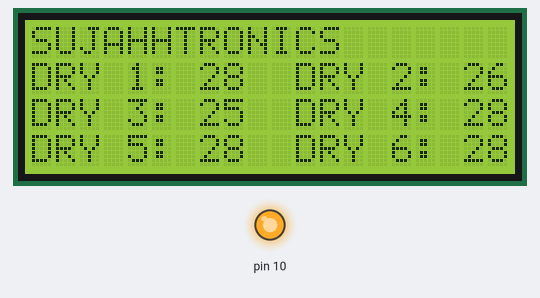
This sketch was run on a simulated Arduino Uno, built with avr-gcc and run on an emulated ATmega328P. Parts: 20×4 character LCD, output pins drawn as LEDs (lit = HIGH). EEPROM starts erased; pins used as bus, display or sensor lines are not drawn.

Above: at 0.4 s.

The sketch:

SeenuDryer.ino
```cpp
#include <LiquidCrystal_I2C.h>
#include <SPI.h>
#include "LcdKeypad.h"
#include "MenuManager.h"
// #include "MenuData.h"
#include "Config.h"

#define SENSOR1 2
#define SENSOR2 3
#define SENSOR3 4
#define SENSOR4 5
#define SENSOR5 6
#define SENSOR6 7

#define RELAY1 9
#define RELAY2 10
#define RELAY3 11
#define RELAY4 9
#define RELAY5 9
#define RELAY6 9

LiquidCrystal_I2C lcd(0x27, 20, 4);
MenuManager Menu1;
Config config;

char strbuf[LCD_COLS + 1];
char intbuf[8];

enum AppModeValues
{
    APP_NORMAL_MODE,
    APP_MENU_MODE,
    APP_PROCESS_MENU_CMD,
    APP_CHANT_MODE,
};
byte appMode = APP_NORMAL_MODE;

void refreshMenuDisplay(byte refreshMode);
byte getNavAction();
byte processMenuCommand(byte cmdId);

double readCelsius(uint8_t cs) {
    uint16_t v;

    digitalWrite(cs, LOW);
    v = SPI.transfer(0x00);
    v <<= 8;
    v |= SPI.transfer(0x00);
    digitalWrite(cs, HIGH);

    if (v & 0x4) {
        // uh oh, no thermocouple attached!
        return NAN;
    }

    v >>= 3;

    return v*0.25;
}

void setup()
{
    SPI.begin();
	pinMode(SENSOR1, OUTPUT);
    pinMode(SENSOR2, OUTPUT);
    pinMode(SENSOR3, OUTPUT);
    pinMode(SENSOR4, OUTPUT);
    pinMode(SENSOR5, OUTPUT);
    pinMode(SENSOR6, OUTPUT);
    digitalWrite(SENSOR1, HIGH);
    digitalWrite(SENSOR2, HIGH);
    digitalWrite(SENSOR3, HIGH);
    digitalWrite(SENSOR4, HIGH);
    digitalWrite(SENSOR5, HIGH);
    digitalWrite(SENSOR6, HIGH);
    lcd.init();
    lcd.backlight();
    lcd.setCursor(5, 0);
    lcd.print(F("WELCOME"));
    delay(100);
    lcd.clear();
    config.load();
}

void loop()
{

    switch (appMode)
    {
    case APP_NORMAL_MODE:
        lcd.setCursor(0,0);
        lcd.print("SUJAHHTRONICS");
        lcd.setCursor(0,1);
        lcd.print(fmt(strbuf, 2,"DRY 1: ",  inttostr(intbuf, config.Sensor1_Value)));
        lcd.setCursor(11,1);
        lcd.print(fmt(strbuf, 2,"DRY 2: ",  inttostr(intbuf, config.Sensor2_Value)));
        lcd.setCursor(0,2);
        lcd.print(fmt(strbuf, 2,"DRY 3: ",  inttostr(intbuf, config.Sensor3_Value)));
        lcd.setCursor(11,2);
        lcd.print(fmt(strbuf, 2,"DRY 4: ",  inttostr(intbuf, config.Sensor4_Value)));
        lcd.setCursor(0,3);
        lcd.print(fmt(strbuf, 2,"DRY 5: ",  inttostr(intbuf, config.Sensor5_Value)));
        lcd.setCursor(11,3);
        lcd.print(fmt(strbuf, 2,"DRY 6: ",  inttostr(intbuf, config.Sensor6_Value)));
        break;

    default:
        break;
    }


}
```

MenuData.h
```cpp
#ifndef _sampleMenu_
#define _sampleMenu_
#include "MenuManager.h"
#include <avr/pgmspace.h>

/*

Generated using LCD Menu Builder at https://lcd-menu-bulder.cohesivecomputing.co.uk/
For more information, visit https://www.cohesivecomputing.co.uk/hackatronics/arduino-lcd-menu-library/

All our hackatronics projects are free for personal use. If you find them helpful or useful, please consider
making a small donation to our hackatronics fund using the donate buttons on our web pages. Thank you.

*/

enum sampleMenuCommandId
{
  mnuCmdBack = 0,

};

PROGMEM const char sampleMenu_back[] = "BACK";
PROGMEM const char sampleMenu_exit[] = "EXIT";

// PROGMEM const char sampleMenu_2_6_1[] = "SELECT TIME";
// PROGMEM const char sampleMenu_2_6_2[] = "PLAY";
// PROGMEM const MenuItem sampleMenu_List_2_6[] = {{mnuCmdselectTime, sampleMenu_2_6_1},
//                                                 {mnuCmdPlay, sampleMenu_2_6_2},
//                                                 {mnuCmdBack, sampleMenu_back}};

// PROGMEM const char sampleMenu_2_7_1[] = "MOR SONG 1 TIME";
// PROGMEM const char sampleMenu_2_7_2[] = "MOR SONG 1 No.";
// PROGMEM const char sampleMenu_2_7_3[] = "EVE SONG 1 TIME";
// PROGMEM const char sampleMenu_2_7_4[] = "EVE SONG 1 No.";
// PROGMEM const char sampleMenu_2_7_5[] = "MOR SONG 2 TIME";
// PROGMEM const char sampleMenu_2_7_6[] = "EVE SONG 2 TIME";
// PROGMEM const char sampleMenu_2_7_7[] = "SONG COUNT";
// PROGMEM const MenuItem sampleMenu_List_2_7[] = {{mnuCmdMorSong1Time, sampleMenu_2_7_1},
//                                                 {mnuCmdMorSongNo, sampleMenu_2_7_2},
//                                                 {mnuCmdEveSong1Time, sampleMenu_2_7_3},
//                                                 {mnuCmdEveSongNo, sampleMenu_2_7_4},
//                                                 {mnuCmdMorSong2Time, sampleMenu_2_7_5},
//                                                 {mnuCmdEveSong2Time,sampleMenu_2_7_6},
//                                                 {mnuCmdSongCount, sampleMenu_2_7_7},
//                                                 {mnuCmdBack, sampleMenu_back}};

// PROGMEM const char sampleMenu_1_1[] = "SET DATE";
// PROGMEM const char sampleMenu_1_2[] = "SET TIME";
// PROGMEM const MenuItem sampleMenu_List_1[] = {{mnuCmdSetDate, sampleMenu_1_1},
//                                               {mnuCmdSetTime, sampleMenu_1_2},
//                                               {mnuCmdBack, sampleMenu_back}};


// PROGMEM const char sampleMenu_2_1[] = "START TIME";
// PROGMEM const char sampleMenu_2_2[] = "END TIME";
// PROGMEM const char sampleMenu_2_3[] = "SLOGAM COUNT";
// PROGMEM const char sampleMenu_2_4[] = "BACKLIGHT DUR";
// PROGMEM const char sampleMenu_2_5[] = "VOLUME";
// PROGMEM const char sampleMenu_2_6[] = "PLAY DEMO";
// PROGMEM const char sampleMenu_2_7[] = "SONG SETTING";
// PROGMEM const MenuItem sampleMenu_List_2[] = {{mnuCmdStartTime, sampleMenu_2_1},
//                                               {mnuCmdEndTime, sampleMenu_2_2},
//                                               {mnuCmdSlogamCount, sampleMenu_2_3},
//                                               {mnuCmdBakLitDur, sampleMenu_2_4},
//                                               {mnuCmdVolume, sampleMenu_2_5},
//                                               {mnuCmdPlayDemo, sampleMenu_2_6, sampleMenu_List_2_6, menuCount(sampleMenu_List_2_6)},
//                                               {mnuCmdSongSetting, sampleMenu_2_7, sampleMenu_List_2_7, menuCount(sampleMenu_List_2_7)},
//                                               {mnuCmdBack, sampleMenu_back}};

// PROGMEM const char sampleMenu_3_1[] = "LIGHT ON TIME";
// PROGMEM const char sampleMenu_3_2[] = "LIGHT OFF TIME";
// PROGMEM const MenuItem sampleMenu_List_3[] = {{mnuCmdLt1OnTime, sampleMenu_3_1},
//                                               {mnuCmdLt1OffTime, sampleMenu_3_2},
//                                               {mnuCmdBack, sampleMenu_back}};

// PROGMEM const char sampleMenu_4_1[] = "PLYR MOR ON TIM";
// PROGMEM const char sampleMenu_4_2[] = "PLYR MOR DUR";
// PROGMEM const char sampleMenu_4_3[] = "PLYR EVE ON TIM";
// PROGMEM const char sampleMenu_4_4[] = "PLYR EVE DUR";
// PROGMEM const MenuItem sampleMenu_List_4[] = {{mnuCmdPlrMorOnTime, sampleMenu_4_1},
//                                               {mnuCmdPlrMorDur, sampleMenu_4_2},
//                                               {mnuCmdPlrEveOnTime, sampleMenu_4_3},
//                                               {mnuCmdPlrEveDur, sampleMenu_4_4},
//                                               {mnuCmdBack, sampleMenu_back}};

// PROGMEM const MenuItem sampleMenu_List_5[] = {{mnuCmdStartTime, sampleMenu_2_1},
//                                               {mnuCmdEndTime, sampleMenu_2_2},
//                                               {mnuCmdPlayDemo, sampleMenu_2_6, sampleMenu_List_2_6, menuCount(sampleMenu_List_2_6)},
//                                               {mnuCmdBack, sampleMenu_back}};

// PROGMEM const char sampleMenu_1[] = "SET DATE TIME";
// PROGMEM const char sampleMenu_2[] = "BELL SETTING";
// PROGMEM const char sampleMenu_3[] = "LIGHTS SETTING";
// PROGMEM const char sampleMenu_4[] = "PLAYER SETTING";
// PROGMEM const char sampleMenu_5[] = "CLOCK SETTING";
// PROGMEM const char sampleMenu_6[] = "RESET SETTING";
// PROGMEM const MenuItem serviceMenu_Root[] = {{mnuCmdSetDateTime, sampleMenu_1, sampleMenu_List_1, menuCount(sampleMenu_List_1)},
//                                             {mnuCmdBellSet, sampleMenu_2, sampleMenu_List_2, menuCount(sampleMenu_List_2)},
//                                             {mnuCmdLightSet, sampleMenu_3, sampleMenu_List_3, menuCount(sampleMenu_List_3)},
//                                             {mnuCmdPlayerSet, sampleMenu_4, sampleMenu_List_4, menuCount(sampleMenu_List_4)},
//                                             {mnuCmdReset, sampleMenu_6},
//                                             {mnuCmdBack, sampleMenu_exit}};

// PROGMEM const MenuItem normalMenu_Root[] = {{mnuCmdLightSet, sampleMenu_3, sampleMenu_List_3, menuCount(sampleMenu_List_3)},
//                                             {mnuCmdPlayerSet, sampleMenu_4, sampleMenu_List_4, menuCount(sampleMenu_List_4)},
//                                             {mnuCmdSetDateTime, sampleMenu_1, sampleMenu_List_1, menuCount(sampleMenu_List_1)},
//                                             {mnuCmdClockSet, sampleMenu_5, sampleMenu_List_5, menuCount(sampleMenu_List_5)},
//                                             {mnuCmdBack, sampleMenu_exit}};

/*
case mnuCmdSetDate :
	break;
case mnuCmdSetMonth :
	break;
case mnuCmdSetYear :
	break;
case mnuCmdSetHour :
	break;
case mnuCmdSetMin :
	break;
case mnuCmdStartTime :
	break;
case mnuCmdEndTime :
	break;
case mnuCmdSongCount :
	break;
case mnuCmdBakLitDur :
	break;
case mnuCmdVolume :
	break;
case mnuCmdselectTime :
	break;
case mnuCmdPlay :
	break;
*/

/*
<?xml version="1.0"?>
<RootMenu xmlns:xsi="http://www.w3.org/2001/XMLSchema-instance"
  xmlns:xsd="http://www.w3.org/2001/XMLSchema">
  <Config IdPrefix="mnuCmd" VarPrefix="sampleMenu" UseNumbering="true" IncludeNumberHierarchy="false" MaxNameLen="15" MenuBackFirstItem="false" BackText="Back" ExitText="Exit" AvrProgMem="true"/>
  <MenuItems>
    <Item Id="SetDateTime" Name="SET DATE TIME">
      <MenuItems>
        <Item Id="SetDate" Name="SET DATE"/>
        <Item Id="SetMonth" Name="SET MONTH"/>
        <Item Id="SetYear" Name="SET YEAR"/>
        <Item Id="SetHour" Name="SET HRS(0-24)"/>
        <Item Id="SetMin" Name="SET MINS"/>
      </MenuItems>
    </Item>
    <Item Id="BellSet" Name="BELL SETTING">
      <MenuItems>
        <Item Id="StartTime" Name="START TIME"/>
        <Item Id="EndTime" Name="END TIME"/>
        <Item Id="SongCount" Name="SONG COUNT"/>
        <Item Id="BakLitDur" Name="BACKLIGHT DUR"/>
        <Item Id="Volume" Name="VOLUME"/>
        <Item Id="PlayDemo" Name="PLAY DEMO">
          <MenuItems>
            <Item Id="selectTime" Name="SELECT TIME"/>
            <Item Id="Play" Name="PLAY"/>
          </MenuItems>
        </Item>
      </MenuItems>
    </Item>
  </MenuItems>
</RootMenu>

*/
#endif
```

MenuManager.cpp
```cpp
#include "MenuManager.h"
#include <avr/pgmspace.h>

void MenuManager::attach(const MenuItem *root, unsigned char itemCount)
{
  menuRoot = root;
  rootMenuItemCount = itemCount;

  currentMenu = menuRoot;
  currentMenuItemCount = rootMenuItemCount;
  currentMenuItemIndexPos = 0;
  menuStackCount = 0;
}

// ---------------------------------------------------
void MenuManager::reset()
{
  currentMenu = menuRoot;
  currentMenuItemCount = rootMenuItemCount;
  currentMenuItemIndexPos = 0;
  menuStackCount = 0;
}

// ---------------------------------------------------
char *MenuManager::getParentItemName(char *buf)
{
  *buf = 0;

  MenuStackItem *msi = peekMenuItemOnStack();

  if (msi != 0)
  {
    strcpy_P(buf, (char *)pgm_read_word(&(msi->menu[msi->itemIndexPos].name)));
  }
  return buf;
}

// ---------------------------------------------------
char *MenuManager::getItemName(char *buf, unsigned char idx)
{
  return strcpy_P(buf, (char *)pgm_read_word(&(currentMenu[idx].name)));
}

// ---------------------------------------------------
unsigned char MenuManager::itemHasChildren(unsigned char idx)
{
  return pgm_read_byte(&(currentMenu[idx].childItemCount)) > 0;
}

// ---------------------------------------------------
char *MenuManager::getCurrentItemName(char *buf)
{
  return strcpy_P(buf, (char *)pgm_read_word(&(currentMenu[currentMenuItemIndexPos].name)));
}

// ---------------------------------------------------
const unsigned char MenuManager::getCurrentItemCmdId()
{
  return pgm_read_byte(&(currentMenu[currentMenuItemIndexPos].id));
}

// ---------------------------------------------------
const unsigned char MenuManager::getMenuItemCount()
{
  return currentMenuItemCount;
}

// ---------------------------------------------------
const MenuItem *MenuManager::getMenuItem()
{
  return currentMenu;
}
// ---------------------------------------------------
const unsigned char MenuManager::moveToItem(unsigned char itemNo)
{
  if (itemNo < (currentMenuItemCount))
  {
    currentMenuItemIndexPos = itemNo;
    return 1;
  }
  return 0;
}

// ---------------------------------------------------
const unsigned char MenuManager::getCurrentItemIndex()
{
  return currentMenuItemIndexPos;
}

// ---------------------------------------------------
unsigned char MenuManager::moveToNextItem()
{
  if (currentMenuItemIndexPos < (currentMenuItemCount -1))
  {
    currentMenuItemIndexPos++;
    return 1;
  }
  return 0;
}

// ---------------------------------------------------
unsigned char MenuManager::moveToPreviousItem()
{
  if (currentMenuItemIndexPos > 0)
  {
    currentMenuItemIndexPos--;
    return 1;
  }
  return 0;
}

// ---------------------------------------------------
const unsigned char MenuManager::currentItemHasChildren()
{
  return pgm_read_byte(&(currentMenu[currentMenuItemIndexPos].childItemCount)) > 0;
}

// ---------------------------------------------------
const unsigned char MenuManager::currentMenuHasParent()
{
  return stackHasItems();
}

// ---------------------------------------------------
void MenuManager::descendToChildMenu()
{
  if (currentItemHasChildren())
  {
    pushMenuOnStack(currentMenu, currentMenuItemIndexPos, currentMenuItemCount);

    currentMenuItemCount = pgm_read_byte(&(currentMenu[currentMenuItemIndexPos].childItemCount));
    currentMenu = (const MenuItem *) pgm_read_word(&(currentMenu[currentMenuItemIndexPos].childMenu));
    currentMenuItemIndexPos = 0;
  }
}

// ---------------------------------------------------
void MenuManager::ascendToParentMenu()
{
  if (currentMenuHasParent())
  {
    MenuStackItem *msi = popMenuItemFromStack();

    currentMenu = msi->menu;
    currentMenuItemCount = msi->itemCount;
    currentMenuItemIndexPos = msi->itemIndexPos;
  }
}


// ---------------------------------------------------
unsigned char MenuManager::handleNavigation(unsigned char (*getNavAction)(), void (*refreshDisplay)(unsigned char))
{
  unsigned char menuMode = MENU_REMAIN;
  unsigned char action = getNavAction();

  if (action == MENU_ITEM_SELECT || action == MENU_BACK)      // enter menu item, or sub menu, or ascend to parent, or cancel.
  {
    if (getCurrentItemCmdId() == 0 || action == MENU_BACK)
    {
      if (!currentMenuHasParent())
      {
        menuMode = MENU_EXIT;
        reset();
      }
      else
      {
        ascendToParentMenu();
        refreshDisplay(REFRESH_ASCEND);
      }
    }
    else if (currentItemHasChildren())
    {
      descendToChildMenu();
      refreshDisplay(REFRESH_DESCEND);
    }
    else
    {
      menuMode = MENU_INVOKE_ITEM;
    }
  }
  else if (action == MENU_ITEM_PREV) // move prev
  {
    if (moveToPreviousItem())
    {
      refreshDisplay(REFRESH_MOVE_PREV);
    }
  }
  else if (action == MENU_ITEM_NEXT) // move next
  {
    if (moveToNextItem())
    {
      refreshDisplay(REFRESH_MOVE_NEXT);
    }
  }

  return menuMode;
}


// ---------------------------------------------------
const unsigned char MenuManager::stackHasItems()
{
  return menuStackCount > 0;
}

// ---------------------------------------------------
void MenuManager::pushMenuOnStack(const MenuItem *menu, unsigned char indexPos, unsigned char itemCount)
{
  if (menuStackCount < (sizeof (menuStack) / sizeof(MenuStackItem)))
  {
    menuStack[menuStackCount].itemIndexPos = indexPos;
    menuStack[menuStackCount].itemCount = itemCount;
    menuStack[menuStackCount].menu = menu;
    menuStackCount++;
  }
}

// ---------------------------------------------------
MenuStackItem *MenuManager::popMenuItemFromStack()
{
  MenuStackItem *menuStackItem = 0;

  if (stackHasItems())
  {
    menuStackCount--;
    menuStackItem = &(menuStack[menuStackCount]);
  }

  return menuStackItem;
}


// ---------------------------------------------------
MenuStackItem *MenuManager::peekMenuItemOnStack()
{
  MenuStackItem *menuStackItem = 0;

  if (stackHasItems())
  {
    menuStackItem = &(menuStack[menuStackCount-1]);
  }
  return menuStackItem;
}
```

Config.h
```cpp
#ifndef CONFIG_H_
#define CONFIG_H_
#include "Arduino.h"
const char NameAndVersion[] = "Dryer V1.0";
extern char *toTimeStr(char *buf, long timeval, char separator = ':');
extern char *toDurStr(char *buf, long timeval, char separator = ':');
extern char *toDateStr(char *buf, char separator = '/');
extern long addToTime(short delta, long timeval, long minval = 0, long maxval = 1439);
extern short StDate, StMonth, StYear, StHr, StMin, demoTime;
class Config
{
    public:
    char appNameAndVersion[sizeof(NameAndVersion)];
    short Sensor1_Value, Sensor2_Value, Sensor3_Value, Sensor4_Value, Sensor5_Value, Sensor6_Value;
    char *getFormattedStr(byte cmdId);
    void save();
    void load();
    void setDefaults();
};


#endif
```

Source omitted: MenuManager.h (3843 bytes), Config.cpp (2235 bytes), LcdKeypad.cpp (7721 bytes), LcdKeypad.h (3088 bytes)
